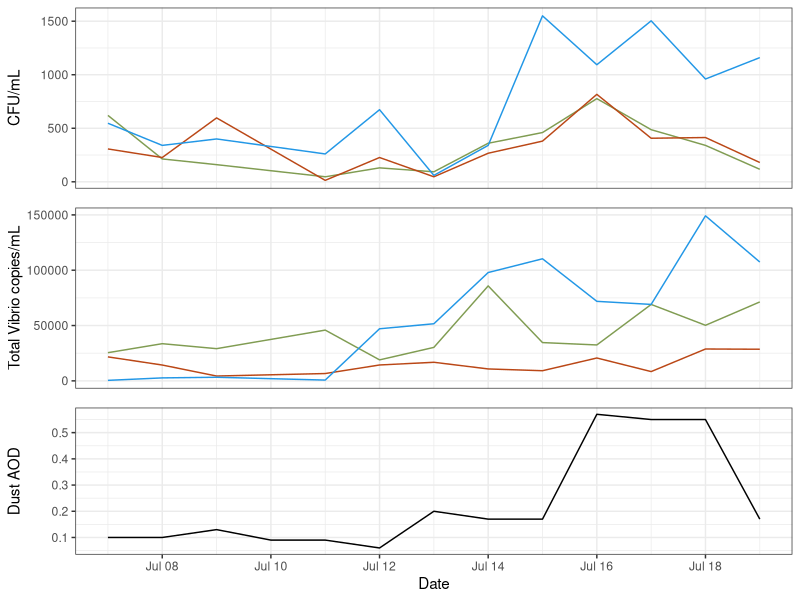
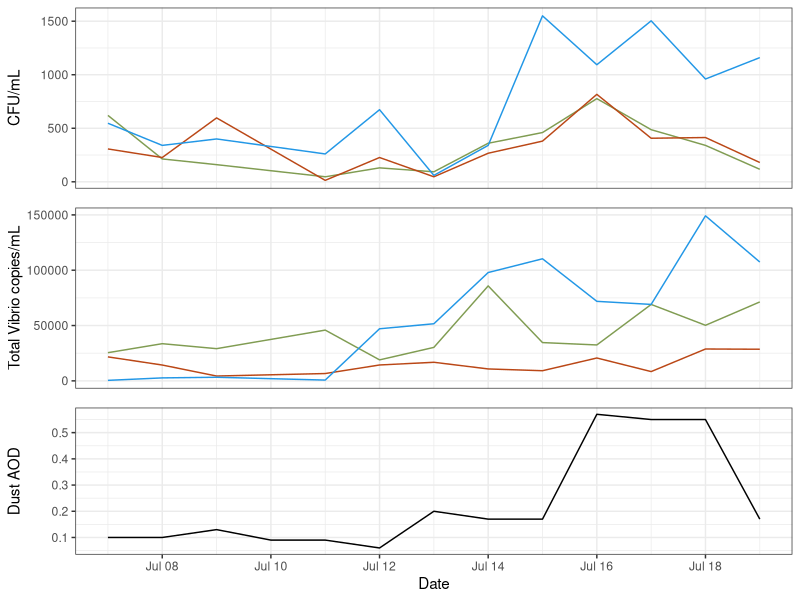

These figures' R source, in order:
## ---- chunk 1
library(tidyverse)
library(here)
library(ggpubr)
## ---- chunk 2
dust<- read_csv(here("data", "processed_data", "dust", "dust_master.csv"))
data<- read_csv(here("data", "processed_data", "tx_master.csv"))
## ---- chunk 3
data<-
  data %>%
  filter(Type %in% "Daily",
         hr_cst %in% "01") %>%
  select(copies_mL, cfu_tot, site, date)
## ---- chunk 4
cfu<-
  data %>%
  ggplot() + 
  geom_line(
    aes(x = date,
        y = cfu_tot,
        color = site)) +
  theme(axis.text.x = element_text(angle = 45, hjust = 1))+
  scale_color_manual(values = c("Blind Oso" = "#809C52",
                                "Canals" = "#ba4716",
                                "Gulf" = "4c848c")) +
  theme_bw() +
  labs(x = "Date",
       y = "CFU/mL")+
  theme(axis.title.x = element_blank(),
        axis.text.x = element_blank(),
        axis.ticks.x = element_blank(),
        legend.position = "none")
## ---- chunk 5
vib<-
  data %>%
  ggplot() + 
  geom_line(
    aes(x = date,
        y = copies_mL,
        color = site)) +
 #facet_wrap(~site)+
  theme(axis.text.x = element_text(angle = 45, hjust = 1))+
  scale_color_manual(values = c("Blind Oso" = "#809C52",
                                "Canals" = "#ba4716",
                                "Gulf" = "4c848c")) +
  theme_bw() +
  labs(y = "Total Vibrio copies/mL")+
  theme(axis.title.x = element_blank(),
        axis.text.x = element_blank(),
        axis.ticks.x = element_blank(),
        legend.position = "none")
## ---- chunk 6
d<- 
  dust %>%
  filter(between(date, as.Date('2022-07-07'),  as.Date('2022-07-19'))) %>%
  ggplot()+ geom_line(
    aes(x = date,
        y = t7sum)) +
  theme_bw() +
  labs(x = "Date",
       y = "Dust AOD")
## ---- chunk 7
master_fig<-
  ggarrange(cfu,vib,d,
            nrow = 3,
            ncol = 1,
            align = "v")

master_fig

ggsave(here("results", "plots", "dust_cfu_total.png" ))
